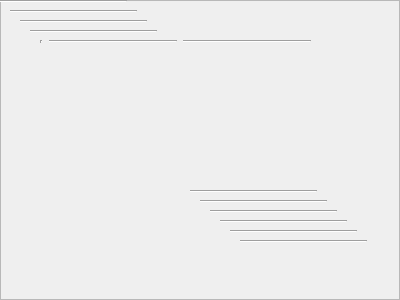
<?xml version="1.0" encoding="UTF-8"?>
<ui version="4.0">
 <class>Frame</class>
 <widget class="QFrame" name="Frame">
  <property name="geometry">
   <rect>
    <x>0</x>
    <y>0</y>
    <width>400</width>
    <height>300</height>
   </rect>
  </property>
  <property name="windowTitle">
   <string>Frame</string>
  </property>
  <property name="frameShape">
   <enum>QFrame::StyledPanel</enum>
  </property>
  <property name="frameShadow">
   <enum>QFrame::Raised</enum>
  </property>
  <widget class="QWidget" name="horizontalLayoutWidget">
   <property name="geometry">
    <rect>
     <x>40</x>
     <y>40</y>
     <width>271</width>
     <height>201</height>
    </rect>
   </property>
   <layout class="QHBoxLayout" name="horizontalLayout">
    <property name="sizeConstraint">
     <enum>QLayout::SetMaximumSize</enum>
    </property>
    <item>
     <widget class="Line" name="line_3">
      <property name="orientation">
       <enum>Qt::Vertical</enum>
      </property>
     </widget>
    </item>
    <item>
     <widget class="Line" name="line_2">
      <property name="orientation">
       <enum>Qt::Horizontal</enum>
      </property>
     </widget>
    </item>
    <item>
     <widget class="Line" name="line">
      <property name="orientation">
       <enum>Qt::Horizontal</enum>
      </property>
     </widget>
    </item>
   </layout>
  </widget>
  <widget class="Line" name="line_4">
   <property name="geometry">
    <rect>
     <x>0</x>
     <y>0</y>
     <width>127</width>
     <height>3</height>
    </rect>
   </property>
   <property name="orientation">
    <enum>Qt::Horizontal</enum>
   </property>
  </widget>
  <widget class="Line" name="line_5">
   <property name="geometry">
    <rect>
     <x>10</x>
     <y>10</y>
     <width>127</width>
     <height>3</height>
    </rect>
   </property>
   <property name="orientation">
    <enum>Qt::Horizontal</enum>
   </property>
  </widget>
  <widget class="Line" name="line_6">
   <property name="geometry">
    <rect>
     <x>20</x>
     <y>20</y>
     <width>127</width>
     <height>3</height>
    </rect>
   </property>
   <property name="orientation">
    <enum>Qt::Horizontal</enum>
   </property>
  </widget>
  <widget class="Line" name="line_7">
   <property name="geometry">
    <rect>
     <x>30</x>
     <y>30</y>
     <width>127</width>
     <height>3</height>
    </rect>
   </property>
   <property name="orientation">
    <enum>Qt::Horizontal</enum>
   </property>
  </widget>
  <widget class="Line" name="line_8">
   <property name="geometry">
    <rect>
     <x>190</x>
     <y>190</y>
     <width>127</width>
     <height>3</height>
    </rect>
   </property>
   <property name="orientation">
    <enum>Qt::Horizontal</enum>
   </property>
  </widget>
  <widget class="Line" name="line_9">
   <property name="geometry">
    <rect>
     <x>200</x>
     <y>200</y>
     <width>127</width>
     <height>3</height>
    </rect>
   </property>
   <property name="orientation">
    <enum>Qt::Horizontal</enum>
   </property>
  </widget>
  <widget class="Line" name="line_10">
   <property name="geometry">
    <rect>
     <x>210</x>
     <y>210</y>
     <width>127</width>
     <height>3</height>
    </rect>
   </property>
   <property name="orientation">
    <enum>Qt::Horizontal</enum>
   </property>
  </widget>
  <widget class="Line" name="line_11">
   <property name="geometry">
    <rect>
     <x>220</x>
     <y>220</y>
     <width>127</width>
     <height>3</height>
    </rect>
   </property>
   <property name="orientation">
    <enum>Qt::Horizontal</enum>
   </property>
  </widget>
  <widget class="Line" name="line_12">
   <property name="geometry">
    <rect>
     <x>230</x>
     <y>230</y>
     <width>127</width>
     <height>3</height>
    </rect>
   </property>
   <property name="orientation">
    <enum>Qt::Horizontal</enum>
   </property>
  </widget>
  <widget class="Line" name="line_13">
   <property name="geometry">
    <rect>
     <x>240</x>
     <y>240</y>
     <width>127</width>
     <height>3</height>
    </rect>
   </property>
   <property name="orientation">
    <enum>Qt::Horizontal</enum>
   </property>
  </widget>
 </widget>
 <resources/>
 <connections/>
</ui>
